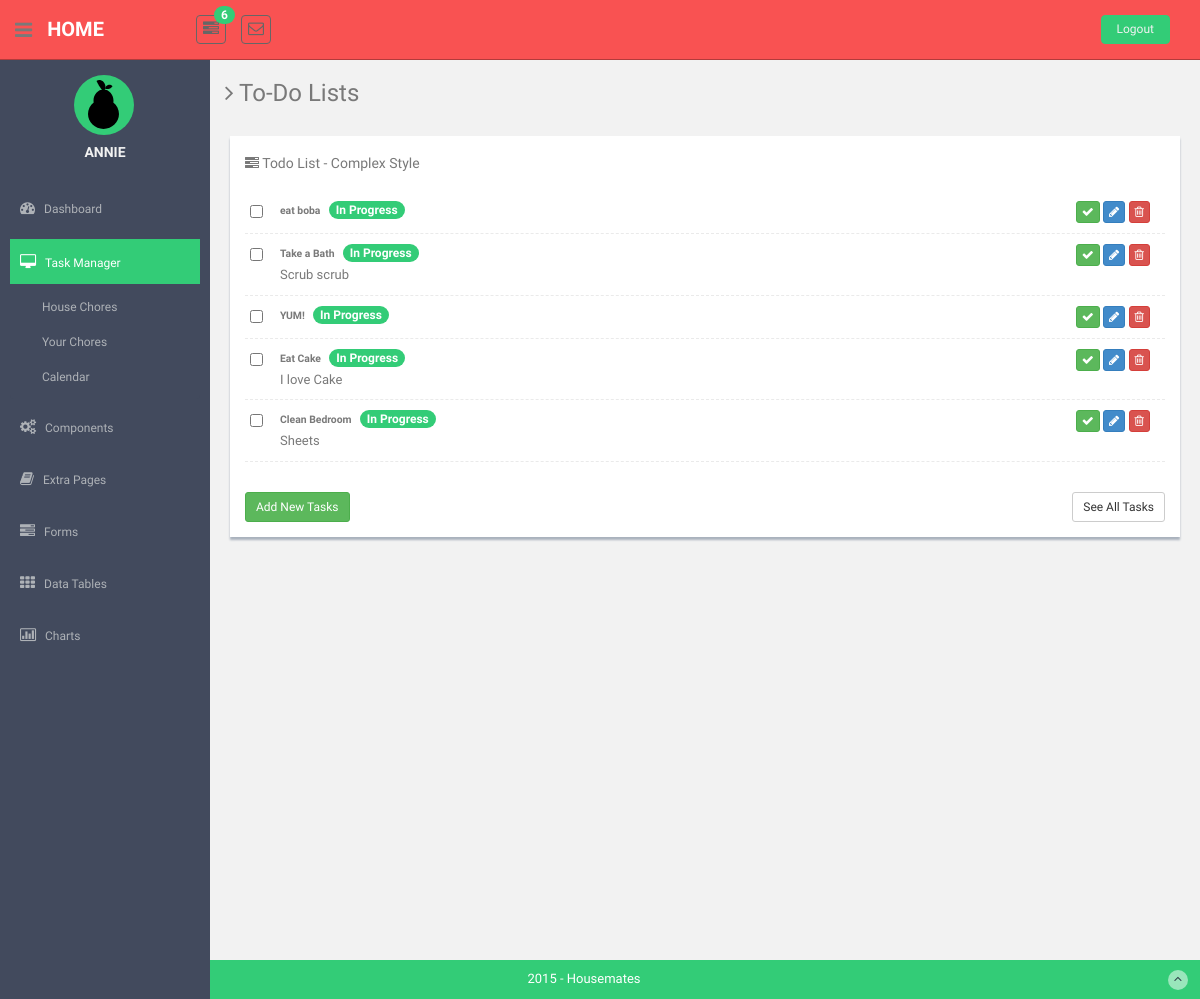
The page /chores (signed in) on the database its author committed.
### app/models.py (models this page shows, shortened)
class House(db.Model):
    __tablename__ = 'house'
    id = db.Column(db.Integer, primary_key=True)
    housename = db.Column(db.String(64), index=True, unique=True)
    password_hash = db.Column(db.String(128))
    users = db.relationship('User', backref='home', lazy='dynamic')
    chores = db.relationship('Chore', backref='home', lazy='dynamic')
    events = db.relationship('Event', backref='home', lazy='dynamic')
    messages = db.relationship('Message', backref='home', lazy='dynamic')

class User(db.Model):
    __tablename__ = 'user'
    id = db.Column(db.Integer, primary_key=True)
    username  = db.Column(db.String(64), index=True, unique=True)
    password_hash = db.Column(db.String(128))
    token = db.Column(db.String(128))
    email = db.Column(db.String(120), index=True, unique=True)
    phone_number = db.Column(db.String(10))
    house_id = db.Column(db.Integer, db.ForeignKey('house.id'))
    chores = db.relationship('Chore', backref='author', lazy='dynamic')
    messages = db.relationship('Message', backref='Message.sender_id', primaryjoin='User.id==Message.receiver_id', lazy='dynamic')
    def get_housename(self):
        return str(self.home.housename)
    def chore_count(self):
        return len(self.chores.all())
    def sorted_chores(self):
        return self.chores.order_by(Chore.timestamp.desc())
    def unread_messages(self):
        unread = 0
        for m in self.messages:
            if not m.read:
                unread += 1
        return unread

class Chore(db.Model):
    __tablename__ = 'chore'
    id = db.Column(db.Integer, primary_key = True)
    title = db.Column(db.String(64))
    description = db.Column(db.String(140))
    status = db.Column(db.Boolean, default=False) #Initalize all chores as incompleted
    timestamp = db.Column(db.DateTime)
    house_id = db.Column(db.Integer, db.ForeignKey('house.id'))
    user_id = db.Column(db.Integer, db.ForeignKey('user.id'))
    def get_status(self):
        if self.status:
            return 'Done'
        return 'In Progress'

### app/views.py (the view)
@app.route('/chores', methods=['GET', 'POST'])
@app.route('/chores/<int:page>', methods=['GET', 'POST'])
@login_required
def chores(page=1):
    user = g.user
    messages = user.messages.paginate(page, MESSAGES_PER_PAGE, False)
    chores = user.sorted_chores().paginate(page, CHORES_PER_PAGE, False)
    return render_template('todo_list.html',
                            title='Chores',
                            user=user,
                            messages=messages,
                            chores=chores)

### app/views.py (called while the page is built)
@lm.user_loader
def load_user(id):
    return User.query.get(int(id))

@app.before_request
def before_request():
    g.user = current_user

### app/templates/todo_list.html (shortened to what this page needs)
        {% extends "base.html" %}
        {% block content %}
        <h3><i class="fa fa-angle-right"></i> To-Do Lists</h3>
              <div class="row mt">
                  <div class="col-md-12">
                      <section class="task-panel tasks-widget">
	                	<div class="panel-heading">
	                        <div class="pull-left"><h5><i class="fa fa-tasks"></i> Todo List - Complex Style</h5></div>
	                        <br>
	                 	</div>
                          <div class="panel-body">
                              <div class="task-content">
                                  <ul class="task-list">
                                    {% for chore in chores.items %}
                                      <li>
                                          <div class="task-checkbox">
                                              <input type="checkbox" class="list-child" value=""  />
                                          </div>
                                          <div class="task-title">
                                            <span class="task-title-sp"><b>{{ chore.title }}</b></span>
                                            <span class="badge bg-theme">{{ chore.get_status() }}</span>
                                              <div class="pull-right hidden-phone">
                                                  <button class="btn btn-success btn-xs"><i class=" fa fa-check"></i></button>
                                                  <button class="btn btn-primary btn-xs" id="edit"><i class="fa fa-pencil"></i></button>
                                                  <button class="btn btn-danger btn-xs" id="delete"><i class="fa fa-trash-o "></i></button>
                                              </div>
                                          </div>
                                          <div class="task-description">
                                            <span class="task-desciption-sp">{{ chore.description }}</span>
                                          </div>
                                      </li>
                                      {% endfor %}
                                    </ul>
                              </div>
                              <div class=" add-task-row">
                                  <a data-bind="click: beginAdd" class="btn btn-success btn-sm pull-left" href="todo_list.html#">Add New Tasks</a>
                                  <a class="btn btn-default btn-sm pull-right" href="todo_list.html#">See All Tasks</a>
                              </div>
                          </div>
                      </section>
                  </div>
                </div>
{% endblock %}

### app/templates/base.html (shortened to what this page needs)
<!DOCTYPE html>
<html lang="en">
  <head>
    <link href="{{ url_for('static', filename='assets/css/bootstrap.css') }}" rel="stylesheet">
    <link href="{{ url_for('static', filename='assets/font-awesome/css/font-awesome.css') }}" rel="stylesheet" />
    <link href="{{ url_for('static', filename='assets/css/style.css') }}" rel="stylesheet">
    <link href="{{ url_for('static', filename='assets/css/style-responsive.css') }}" rel="stylesheet">
    <link href="{{ url_for('static', filename='css/home_style.css') }}" rel="stylesheet">
    <link rel="stylesheet" href="{{ url_for('static', filename='assets/css/to-do.css') }}">
  </head>
  <body>
  <section id="container" >
      <header class="header black-bg">
              <div class="sidebar-toggle-box">
                  <div class="fa fa-bars tooltips" data-placement="right" data-original-title="Toggle Navigation"></div>
              </div>
            <a href="{{ url_for('index') }}" class="logo"><b>{{ user.get_housename() }}</b></a>
            <div class="nav notify-row" id="top_menu">
                <ul class="nav top-menu">
                    <li class="dropdown">
                        <a data-toggle="dropdown" class="dropdown-toggle" href="#">
                            <i class="fa fa-tasks"></i>
                            {% if user.chore_count() > 0 %}
                            <span class="badge bg-theme">
                              {{ user.chore_count() }}
                            </span>
                            {% endif %}
                        </a>
                    </li>
                    <li id="header_inbox_bar" class="dropdown">
                        <a data-toggle="dropdown" class="dropdown-toggle" href="#">
                            <i class="fa fa-envelope-o" id="badge"></i>
                        </a>
                    </li>
                </ul>
            </div>
            <div class="top-menu">
            	<ul class="nav pull-right top-menu">
                <li><a class="logout" href="{{ url_for('logout') }}">Logout</a></li>
            	</ul>
            </div>
        </header>
      <aside>
          <div id="sidebar"  class="nav-collapse ">
              <ul class="sidebar-menu" id="nav-accordion">
                <p class="centered"><a class='user'href="{{ url_for('user', username=g.user.username) }}"><img src="{{ url_for('static', filename='images/pear.svg') }}" alt="profile"></a></p>
              	  <h5 class="centered">{{ user.username.upper() }}</h5>
                  <li class="mt">
                  <a href="{{ url_for('index') }}">
                          <i class="fa fa-dashboard"></i>
                          <span>Dashboard</span>
                      </a>
                  </li>
                  <li class="sub-menu">
                      <a class="active" href="javascript:;" >
                          <i class="fa fa-desktop"></i>
                          <span>Task Manager</span>
                      </a>
                      <ul class="sub">
                        <li><a href="{{ url_for('chores') }}">House Chores</a></li>
                        <li><a  href="{{ url_for('personal_chores') }}">Your Chores</a></li>
                        <li><a  href="{{ url_for('calendar') }}">Calendar</a></li>
                      </ul>
                  </li>
                  <li class="sub-menu">
                      <a href="javascript:;" >
                          <i class="fa fa-cogs"></i>
                          <span>Components</span>
                      </a>
                  </li>
                  <li class="sub-menu">
                      <a href="javascript:;" >
                          <i class="fa fa-book"></i>
                          <span>Extra Pages</span>
                      </a>
                  </li>
                  <li class="sub-menu">
                      <a href="javascript:;" >
                          <i class="fa fa-tasks"></i>
                          <span>Forms</span>
                      </a>
                  </li>
                  <li class="sub-menu">
                      <a href="javascript:;" >
                          <i class="fa fa-th"></i>
                          <span>Data Tables</span>
                      </a>
                  </li>
                  <li class="sub-menu">
                      <a href="javascript:;" >
                          <i class=" fa fa-bar-chart-o"></i>
                          <span>Charts</span>
                      </a>
                  </li>
              </ul>
          </div>
      </aside>
      <section id="main-content">
          <section class="wrapper site-min-height">
            {% block content %}
            {% endblock %}
      </section><! --/wrapper -->
      </section>
      <footer class="site-footer">
          <div class="text-center">
              2015 - Housemates
              <a href="#" class="go-top">
                  <i class="fa fa-angle-up"></i>
              </a>
          </div>
      </footer>
  </section>
  </body>
</html>

### app/static/assets/css/style.css (style rules this page uses)
body { color: #797979; background: #f2f2f2; font-family: 'Ruda', sans-serif; padding: 0px !important; margin: 0px !important; font-size:13px; }
ul li { list-style: none; }
a, a:hover, a:focus { text-decoration: none; outline: none; }
#container { width: 100%; height: 100%; }
.bg-theme { background-color: #33cc77; }
.centered { text-align: center; }
.mt { margin-top: 25px; }
ul.top-menu > li > .logout { color: #f2f2f2; font-size: 12px; border-radius: 4px; -webkit-border-radius: 4px; border: 1px solid #33cc77 !important; padding: 5px 15px; margin-right: 15px; background: #33cc77; margin-top: 15px; }
#sidebar { width: 210px; height: 100%; position: fixed; background: #424a5d; }
#sidebar h5 { color: #f2f2f2; font-weight: 700; }
#sidebar ul li { position: relative; }
#sidebar .sub-menu > .sub li { padding-left: 32px; }
#sidebar .sub-menu > .sub li:last-child { padding-bottom: 10px; }
ul.sidebar-menu , ul.sidebar-menu li ul.sub { margin: -2px 0 0; padding: 0; }
ul.sidebar-menu { margin-top: 75px; }
#sidebar > ul > li > ul.sub { display: none; }
#sidebar > ul > li.active > ul.sub, #sidebar > ul > li > ul.sub > li > a { display: block; }
ul.sidebar-menu li ul.sub li { background: #424a5d; margin-bottom: 0; margin-left: 0; margin-right: 0; }
ul.sidebar-menu li ul.sub li:last-child { border-radius: 0 0 4px 4px; -webkit-border-radius: 0 0 4px 4px; }
ul.sidebar-menu li ul.sub li a { font-size: 12px; padding: 6px 0; line-height: 35px; height: 35px; -webkit-transition: all 0.3s ease; -moz-transition: all 0.3s ease; -o-transition: all 0.3s ease; -ms-transition: all 0.3s ease; transition: all 0.3s ease; color: #aeb2b7; }
ul.sidebar-menu li { margin-bottom: 5px; margin-left:10px; margin-right:10px; }
ul.sidebar-menu li.sub-menu { line-height: 15px; }
ul.sidebar-menu li a span { display: inline-block; }
ul.sidebar-menu li a { color: #aeb2b7; text-decoration: none; display: block; padding: 15px 0 15px 10px; font-size: 12px; outline: none; -webkit-transition: all 0.3s ease; -moz-transition: all 0.3s ease; -o-transition: all 0.3s ease; -ms-transition: all 0.3s ease; transition: all 0.3s ease; }
ul.sidebar-menu li a.active, ul.sidebar-menu li a:hover, ul.sidebar-menu li a:focus { background: #33cc77; color: #fff; display: block; -webkit-transition: all 0.3s ease; -moz-transition: all 0.3s ease; -o-transition: all 0.3s ease; -ms-transition: all 0.3s ease; transition: all 0.3s ease; }
ul.sidebar-menu li a i { font-size: 15px; padding-right: 6px; }
ul.sidebar-menu li a.active i { color: #fff; }
#main-content { margin-left: 210px; }
.header, .footer { min-height: 60px; padding: 0 15px; }
.header { position: fixed; left: 0; right: 0; z-index: 1002; }
.black-bg { background: #f95252; border-bottom: 1px solid #B23B3B; }
.wrapper { display: inline-block; margin-top: 60px; padding-left: 15px; padding-right: 15px; padding-bottom: 15px; padding-top: 0px; width: 100%; }
a.logo { font-size: 20px; color: #ffffff; float: left; margin-top: 15px; text-transform: uppercase; font-spacing: 1px; }
a.logo b { font-weight: 900; }
#top_menu .nav > li, ul.top-menu > li { float: left; }
.notify-row { float: left; margin-top: 15px; margin-left: 92px; }
ul.top-menu > li > a { color: #666666; font-size: 16px; border-radius: 4px; -webkit-border-radius: 4px; border:1px solid #666666 !important; padding: 2px 6px; margin-right: 15px; }
.notify-row .badge { position: absolute; right: -10px; top: -10px; z-index: 100; }
.sidebar-toggle-box { float: left; padding-right: 15px; margin-top: 20px; }
.sidebar-toggle-box .fa-bars { cursor: pointer; display: inline-block; font-size: 20px; }
.site-footer { background: #33cc77; color: #fff; padding: 10px 0; }
.go-top { margin-right: 1%; float: right; background: rgba(255,255,255,.5); width: 20px; height: 20px; border-radius: 50%; -webkit-border-radius: 50%; }
.go-top i { color: #2A3542; }
.site-min-height { min-height: 900px; }

### app/static/css/home_style.css (style rules this page uses)
a.user { width: 60px; height: 60px; background-color: #33cc77; background-size: cover; display: block; border-radius: 60px; -webkit-border-radius: 60px; -moz-border-radius: 60px; -webkit-transition: background-color 2s, opacity 2s; margin-left: 35%; padding-top: 5px; }
.tasks-widget .task-list li .task-title .task-title-sp { font-size: .8em; }

### rows shown on the page
House: get_housename "HOME"
User: username "ANNIE"
Chore: title "eat boba", get_status "In Progress"
Chore: title "Take a Bath", get_status "In Progress", description "Scrub scrub"
Chore: title "YUM!", get_status "In Progress"
Chore: title "Eat Cake", get_status "In Progress", description "I love Cake"
Chore: title "Clean Bedroom", get_status "In Progress", description "Sheets"

### other values the page prints
{{ user.chore_count() }} "6"
